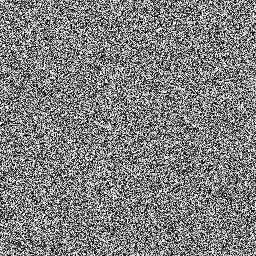
#> input picture img_encryption/CDBEA/result/mandril_encrypt.png, 256 x 256 px; the run also reads 1 picture not shown here
$ python decrypt.py
#> lines starting #> are read from the running program, lines starting #| are printed output that depends on the picture
### img_encryption/CDBEA/chaos/PWLCW.py
# -*-coding:utf-8 -*-

"""
# File       : PWLCW
# Time       ：2024/10/7 0:52
# Author     ：chenyu
# version    ：python 3.8
# Description：
"""
# chaotic map
# x0:init value; h:control para; num:len of the seq
def PWLCM(x0, h, num):
    pwlcm = [0] * num
    pwlcm[0] = x0
    for i in range(1, num):
        if 0 < pwlcm[i - 1] < h:
            pwlcm[i] = pwlcm[i - 1] / h
        elif h <= pwlcm[i - 1] < 0.5:
            pwlcm[i] = (pwlcm[i - 1] - h) / (0.5 - h)
        elif 0.5 <= pwlcm[i - 1] < 1 - h:
            pwlcm[i] = (1 - pwlcm[i - 1] - h) / (0.5 - h)
        elif 1 - h <= pwlcm[i - 1] < 1:
            pwlcm[i] = (1 - pwlcm[i - 1]) / h
        else:
            raise ValueError("xi must be in [0, 1]")
    return pwlcm


# [3 lines that do not run on import are left out]

### img_encryption/CDBEA/utils.py
# -*-coding:utf-8 -*-

"""
# File       : utils
# Time       ：2024/10/8 0:15
# Author     ：chenyu
# version    ：python 3.8
# Description：
"""
import cv2
from numpy import uint8, zeros
from math import floor

from CDBEA.chaos.PWLCW import PWLCM

# Image bit plane decomposition
def img_bit_decomposition(img):
    m, n = img.shape
    r = zeros((8, m, n), dtype=uint8)
    for i in range(8):
        r[i, :, :] = cv2.bitwise_and(img, 2 ** i)
        mask = r[i, :, :] > 0
        r[i, mask] = 1
    return r

def gen_keys(keys):
    x0, h0, rounds, discard = keys['x0'], keys['h0'], keys['rounds'], keys['discard']
    # use chaos map to gen key_gen
    x_list = []
    h_list = []
    d_list = []
    seq = PWLCM(x0, h0, discard + rounds * 3)[discard:]
    for i in range(rounds):
        x_list.append(seq[i * 3])
        h_list.append(seq[i * 3 + 1] / 2)
        d_list.append(floor(seq[i * 3 + 2] * 1e14) % 900 + 100)
    return x_list, h_list, d_list

### img_encryption/CDBEA/dna.py
# -*-coding:utf-8 -*-

"""
# File       : operator
# Time       ：2024/10/7 19:20
# Author     ：chenyu
# version    ：python 3.8
# Description：DNA算子
"""
import numpy as np
import copy as deepcopy

# 编码规则 A,C,G,T:0,1,2,3
Rules = [
    [0, 1, 2, 3],
    [0, 2, 1, 3],
    [3, 1, 2, 0],
    [3, 2, 1, 0],
    [1, 0, 3, 2],
    [1, 3, 0, 2],
    [2, 0, 3, 1],
    [2, 3, 0, 1]
]

# operator:0-6
# addition subtraction multiplication exclusive-or/nor
# 左移 右移
Operator = np.array([
    [
        [1, 0, 3, 2],
        [0, 1, 2, 3],
        [3, 2, 1, 0],
        [2, 3, 0, 1]
    ],
    [
        [1, 2, 3, 0],
        [0, 1, 2, 3],
        [3, 0, 1, 2],
        [2, 3, 0, 1]
    ],
    [
        [3, 2, 0, 1],
        [2, 3, 1, 0],
        [1, 0, 3, 2],
        [0, 1, 2, 3]
    ],
    [
        [0, 1, 2, 3],
        [1, 0, 3, 2],
        [2, 3, 0, 1],
        [3, 2, 1, 0]
    ],
    [
        [3, 2, 1, 0],
        [2, 3, 0, 1],
        [1, 0, 3, 2],
        [0, 1, 2, 3]
    ],
    [
        [0, 1, 2, 3],
        [1, 2, 3, 0],
        [2, 3, 0, 1],
        [3, 0, 1, 2]
    ],
    [
        [0, 3, 2, 1],
        [1, 0, 3, 2],
        [2, 1, 0, 3],
        [3, 2, 1, 0]
    ]
])

# 单碱基突变
def sbn(arr1, arr2, swap_mask):
    # 确保输入数组的长度相同
    if len(arr1) != len(arr2) or len(arr1) != len(swap_mask):
        raise ValueError("所有数组必须具有相同的长度")
    # 将 01 数组转换为布尔数组
    swap_mask = swap_mask.astype(bool)
    # 创建输出数组
    new_arr1 = np.copy(arr1)
    new_arr2 = np.copy(arr2)

    # 根据布尔掩码进行互换
    new_arr1[swap_mask], new_arr2[swap_mask] = arr2[swap_mask], arr1[swap_mask]

    return new_arr1, new_arr2

# permutation
# [7 lines left out: function permutation, not called in this run]

# permutation_reverse
def permutation_reverse(l1, l2, l_idx):
    # 绑定数组并根据下标数组进行置换
    combined = np.stack((l1, l2), axis=0)
    new_array = np.empty_like(combined)
    # 根据下标数组重排
    new_array = combined[:, l_idx]
    a, b = new_array
    return a, b


def DNA_encoding(l1, l2, r):
    x = l1 * 2 + l2
    assert max(x) < 4
    rule = np.array(Rules[r])
    result = rule[x]
    return result


def DNA_decoding(x, r):
    assert max(x) < 4
    rule = Rules[r]
    x = np.array([rule.index(i) for i in x], dtype=np.uint8)
    high_bits = (x//2)%2
    low_bits = x%2
    return high_bits, low_bits


# DNA 运算
def DNA_operation(l1, l2, l_op):
    # 获取每个操作的结果
    l_new = np.array([Operator[op][l1[i]][l2[i]] for i, op in enumerate(l_op)])
    return l_new

### img_encryption/CDBEA/decrypt.py
# -*-coding:utf-8 -*-

"""
# File       : decryption
# Time       ：2024/10/8 22:15
# Author     ：chenyu
# version    ：python 3.8
# Description：
"""
import cv2
import numpy as np
from CDBEA.utils import gen_keys, img_bit_decomposition
from CDBEA.chaos.PWLCW import PWLCM
from CDBEA.dna import sbn, permutation, permutation_reverse, DNA_decoding, DNA_encoding, DNA_operation


def decrypt(encrypt_img_path, raw_img_path=None, params_path='params.npz'):
    # load key
#> called with encrypt_img_path = './result/mandril_encrypt.png', raw_img_path = '../images/grey/mandril.jpg', params_path = 'params.npz'
    npz_file = np.load(f"./params/{params_path}")
#> (reads img_encryption/CDBEA/params/params.npz from the repository)
    x0, h0, rounds, discard = \
        npz_file['x0'], \
        npz_file['h0'], \
        npz_file['rounds'], \
        npz_file['discard']
    keys = {
        'x0': x0,
        'h0': h0,
        'rounds': rounds,
        'discard': discard
    }
    # get encrypted img
    filename = raw_img_path.split('/')[-1].split('.')
    filename, ext = filename[0], filename[-1]
    decrypt_img_path = f"{filename}_decrypt.{ext}"

    img = cv2.imread(encrypt_img_path, cv2.IMREAD_GRAYSCALE)
#> img is the input picture: shape (256, 256); min 0, max 255, mean 127.3
    H, W = img.shape  # M: height, N: width
#> H = 256; W = 256
    print(f"DECRYPTION: img resolution is {H} * {W}")
#| DECRYPTION: img resolution is 256 * 256

    x_list, h_list, d_list = gen_keys(keys)
    # reverse
    x_list, h_list, d_list = x_list[::-1], h_list[::-1], d_list[::-1]

    bitplanes = img_bit_decomposition(img)  # img discomposition
    a1 = bitplanes[:4, :, :].ravel()
    a2 = bitplanes[4:, :, :].ravel()

    # start decryption
    length = H * W * 4
#> length = 262144
    for i in range(rounds):
        # gen keys_round
        k = np.array(PWLCM(x_list[i], h_list[i], 2 * length + d_list[i])[d_list[i]:])
        k1, k2 = k[::2], k[1::2]


        k11 = np.round(k1 * 1e8).astype(np.uint8) % 2
        k22 = np.round(k2 * 1e8).astype(np.uint8) % 2
        # decide which rule to use
        rule_num = (sum(k11) + sum(k22)) % 8
        k33 = np.bitwise_xor(k11, k22)

        # diffusion
        k_op = np.round(k2 * 1e8).astype(np.uint8) % 7
        # 替换5和6 使用布尔索引进行替换
        k_op[k_op == 5] = 7  # 临时替换 5 为 7
        k_op[k_op == 6] = 5  # 将 6 替换为 5
        k_op[k_op == 7] = 6  # 将临时的 7 替换为 6
        a_dna = DNA_encoding(a1, a2, rule_num)
        k_dna = DNA_encoding(k11, k22, rule_num)
        a_new_dna = DNA_operation(a_dna, k_dna, k_op)
        a1, a2 = DNA_decoding(a_new_dna, rule_num)

        # confusion:permutation
        # permutation
        k1_index = np.argsort(k1)
        a1, a2 = list(a1), list(a2)
        a1, a2 = permutation_reverse(a1, a2, k1_index)
        # 单碱基突变
        a1, a2 = sbn(a1, a2, k33)

    # A1，A2两个序列合并成原始图像
    A = np.append(a1, a2)[::-1].reshape(8, H, W)[:, ::-1, ::-1]
    res = np.zeros((H, W), dtype=np.uint8)
    for i in range(8):
        res = cv2.bitwise_or(res, A[i, :, :] << i)
#> this loop made 8 passes
#> pass 1, in decrypt, `res = cv2.bitwise_or(res, A[i, :, :] << i)`:
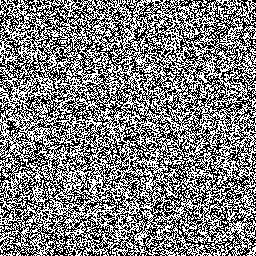
#> res: shape (256, 256); values 0 (black) and 1 (white), 49.7% white in thin lines or dots
#> pass 2, in decrypt, `res = cv2.bitwise_or(res, A[i, :, :] << i)`:
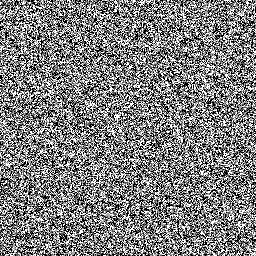
#> res: shape (256, 256); min 0, max 3, mean 1.5; drawn with min black and max white
#> pass 3, in decrypt, `res = cv2.bitwise_or(res, A[i, :, :] << i)`:
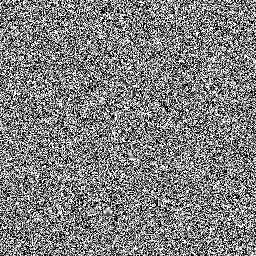
#> res: shape (256, 256); min 0, max 7, mean 3.5; drawn with min black and max white
#> after the loop:
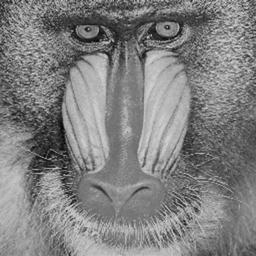
#> res: shape (256, 256); min 0, max 223, mean 128.5

    cv2.imwrite('./result/' + decrypt_img_path, res)
    print('DECRYPTION DONE!')
    # 验证解密得到的图像为原图像
    if raw_img_path:
        raw_img = cv2.imread(raw_img_path, cv2.IMREAD_GRAYSCALE)
        if not np.sum(np.abs(res - raw_img)):
            print("DECRYPTION SUCCESS!")
        else:
            print("DECRYPTION FAILURE!")

    return res


if __name__ == "__main__":
    encrypt_img_path = "./result/mandril_encrypt.png"  # 要解密的图像路径
    raw_img_path = "../images/grey/mandril.jpg"  # 原始图像路径
    decrypt(encrypt_img_path, raw_img_path)
